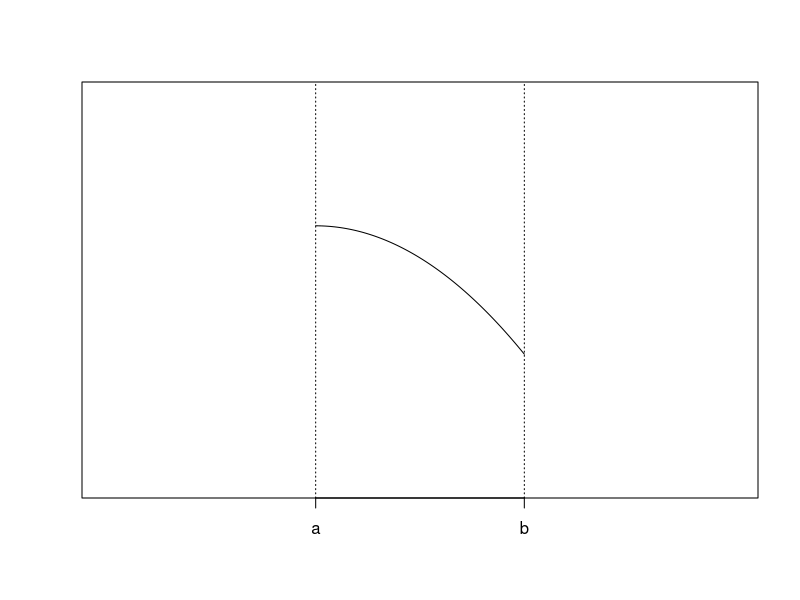

Write the R code that produced this figure.
## ---- chunk 1
x = seq(1,2, by = 0.01)
y = -2*x^2+4*x+2
plot(x,y,xaxt = "n", yaxt = "n", xlab = "", ylab = "", type = "l",ylim = c(0,6), xlim = c(0,3))
abline(v = c(1,2),lty = 3)
axis(1, at = c(1,2),labels = c("a","b"))
